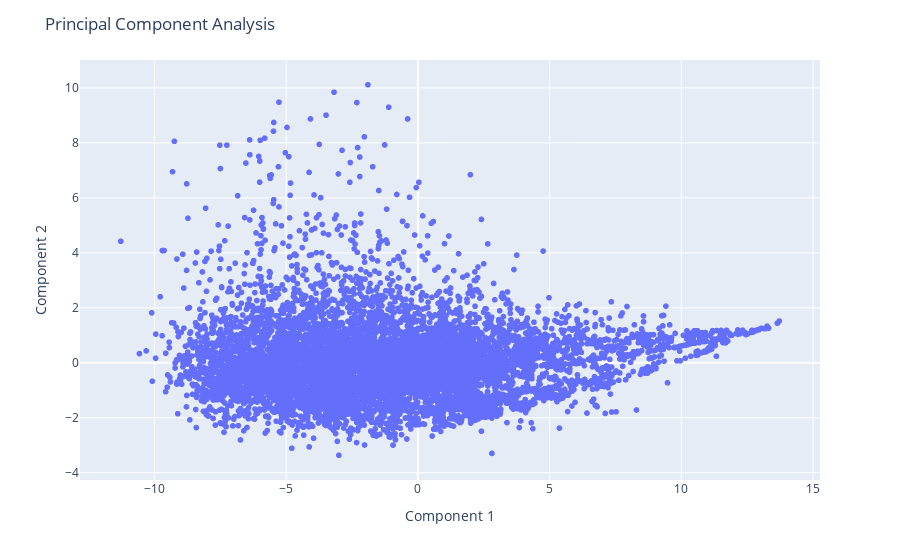

Notebook code cell kept with this figure:
### Code cell
fig = px.scatter(
    x=df_pca_results['pca1'], 
    y=df_pca_results['pca2'],
    hover_name=df_pca_results['title'])
fig.update_layout(
    title="Principal Component Analysis",
    xaxis_title="Component 1",
    yaxis_title="Component 2"
)
fig.show()

### Figure 1 — Plotly figure (JSON) as saved in the notebook; plotly's stock layout.template omitted (floating-point values rounded to 4 significant figures; data arrays with more than 128 entries replaced by an {"elided": "..."} marker saying what was removed)
{"data": [{"hovertemplate": "<b>%{hovertext}</b><br><br>x=%{x}<br>y=%{y}<extra></extra>", "hovertext": {"elided": "9724 str values"}, "legendgroup": "", "marker": {"color": "#636efa", "symbol": "circle"}, "mode": "markers", "name": "", "showlegend": false, "type": "scattergl", "x": {"elided": "9724 float values"}, "xaxis": "x", "y": {"elided": "9724 float values"}, "yaxis": "y"}], "layout": {"legend": {"tracegroupgap": 0}, "margin": {"t": 60}, "title": {"text": "Principal Component Analysis"}, "xaxis": {"anchor": "y", "domain": [0, 1], "title": {"text": "Component 1"}}, "yaxis": {"anchor": "x", "domain": [0, 1], "title": {"text": "Component 2"}}}}
